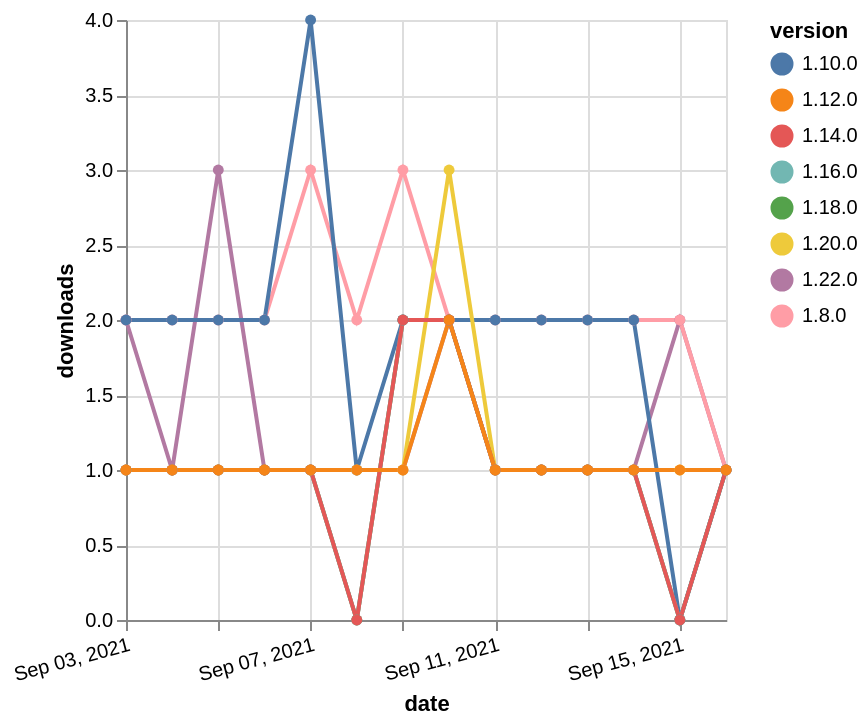

Describe this chart as a Vega-Lite specification.
### Vega-Lite specification from a JSON file in a GitHub repository (floating-point values rounded to 4 significant figures)
{"$schema": "https://vega.github.io/schema/vega-lite/v5.json", "description": "A simple bar chart with embedded data.", "data": {"values": [{"date": "2021-09-03", "total": 167, "delta": 1, "version": "1.18.0"}, {"date": "2021-09-04", "total": 168, "delta": 1, "version": "1.18.0"}, {"date": "2021-09-05", "total": 169, "delta": 1, "version": "1.18.0"}, {"date": "2021-09-06", "total": 170, "delta": 1, "version": "1.18.0"}, {"date": "2021-09-07", "total": 171, "delta": 1, "version": "1.18.0"}, {"date": "2021-09-08", "total": 171, "delta": 0, "version": "1.18.0"}, {"date": "2021-09-09", "total": 173, "delta": 2, "version": "1.18.0"}, {"date": "2021-09-10", "total": 175, "delta": 2, "version": "1.18.0"}, {"date": "2021-09-11", "total": 176, "delta": 1, "version": "1.18.0"}, {"date": "2021-09-12", "total": 177, "delta": 1, "version": "1.18.0"}, {"date": "2021-09-13", "total": 178, "delta": 1, "version": "1.18.0"}, {"date": "2021-09-14", "total": 179, "delta": 1, "version": "1.18.0"}, {"date": "2021-09-15", "total": 179, "delta": 0, "version": "1.18.0"}, {"date": "2021-09-16", "total": 180, "delta": 1, "version": "1.18.0"}, {"date": "2021-09-03", "total": 122, "delta": 2, "version": "1.22.0"}, {"date": "2021-09-04", "total": 123, "delta": 1, "version": "1.22.0"}, {"date": "2021-09-05", "total": 126, "delta": 3, "version": "1.22.0"}, {"date": "2021-09-06", "total": 127, "delta": 1, "version": "1.22.0"}, {"date": "2021-09-07", "total": 128, "delta": 1, "version": "1.22.0"}, {"date": "2021-09-08", "total": 129, "delta": 1, "version": "1.22.0"}, {"date": "2021-09-09", "total": 130, "delta": 1, "version": "1.22.0"}, {"date": "2021-09-10", "total": 132, "delta": 2, "version": "1.22.0"}, {"date": "2021-09-11", "total": 133, "delta": 1, "version": "1.22.0"}, {"date": "2021-09-12", "total": 134, "delta": 1, "version": "1.22.0"}, {"date": "2021-09-13", "total": 135, "delta": 1, "version": "1.22.0"}, {"date": "2021-09-14", "total": 136, "delta": 1, "version": "1.22.0"}, {"date": "2021-09-15", "total": 138, "delta": 2, "version": "1.22.0"}, {"date": "2021-09-16", "total": 139, "delta": 1, "version": "1.22.0"}, {"date": "2021-09-03", "total": 2325, "delta": 2, "version": "1.8.0"}, {"date": "2021-09-04", "total": 2327, "delta": 2, "version": "1.8.0"}, {"date": "2021-09-05", "total": 2329, "delta": 2, "version": "1.8.0"}, {"date": "2021-09-06", "total": 2331, "delta": 2, "version": "1.8.0"}, {"date": "2021-09-07", "total": 2334, "delta": 3, "version": "1.8.0"}, {"date": "2021-09-08", "total": 2336, "delta": 2, "version": "1.8.0"}, {"date": "2021-09-09", "total": 2339, "delta": 3, "version": "1.8.0"}, {"date": "2021-09-10", "total": 2341, "delta": 2, "version": "1.8.0"}, {"date": "2021-09-11", "total": 2343, "delta": 2, "version": "1.8.0"}, {"date": "2021-09-12", "total": 2345, "delta": 2, "version": "1.8.0"}, {"date": "2021-09-13", "total": 2347, "delta": 2, "version": "1.8.0"}, {"date": "2021-09-14", "total": 2349, "delta": 2, "version": "1.8.0"}, {"date": "2021-09-15", "total": 2351, "delta": 2, "version": "1.8.0"}, {"date": "2021-09-16", "total": 2352, "delta": 1, "version": "1.8.0"}, {"date": "2021-09-03", "total": 2388, "delta": 2, "version": "1.10.0"}, {"date": "2021-09-04", "total": 2390, "delta": 2, "version": "1.10.0"}, {"date": "2021-09-05", "total": 2392, "delta": 2, "version": "1.10.0"}, {"date": "2021-09-06", "total": 2394, "delta": 2, "version": "1.10.0"}, {"date": "2021-09-07", "total": 2398, "delta": 4, "version": "1.10.0"}, {"date": "2021-09-08", "total": 2399, "delta": 1, "version": "1.10.0"}, {"date": "2021-09-09", "total": 2401, "delta": 2, "version": "1.10.0"}, {"date": "2021-09-10", "total": 2403, "delta": 2, "version": "1.10.0"}, {"date": "2021-09-11", "total": 2405, "delta": 2, "version": "1.10.0"}, {"date": "2021-09-12", "total": 2407, "delta": 2, "version": "1.10.0"}, {"date": "2021-09-13", "total": 2409, "delta": 2, "version": "1.10.0"}, {"date": "2021-09-14", "total": 2411, "delta": 2, "version": "1.10.0"}, {"date": "2021-09-15", "total": 2411, "delta": 0, "version": "1.10.0"}, {"date": "2021-09-16", "total": 2412, "delta": 1, "version": "1.10.0"}, {"date": "2021-09-03", "total": 187, "delta": 1, "version": "1.20.0"}, {"date": "2021-09-04", "total": 188, "delta": 1, "version": "1.20.0"}, {"date": "2021-09-05", "total": 189, "delta": 1, "version": "1.20.0"}, {"date": "2021-09-06", "total": 190, "delta": 1, "version": "1.20.0"}, {"date": "2021-09-07", "total": 191, "delta": 1, "version": "1.20.0"}, {"date": "2021-09-08", "total": 192, "delta": 1, "version": "1.20.0"}, {"date": "2021-09-09", "total": 193, "delta": 1, "version": "1.20.0"}, {"date": "2021-09-10", "total": 196, "delta": 3, "version": "1.20.0"}, {"date": "2021-09-11", "total": 197, "delta": 1, "version": "1.20.0"}, {"date": "2021-09-12", "total": 198, "delta": 1, "version": "1.20.0"}, {"date": "2021-09-13", "total": 199, "delta": 1, "version": "1.20.0"}, {"date": "2021-09-14", "total": 200, "delta": 1, "version": "1.20.0"}, {"date": "2021-09-15", "total": 201, "delta": 1, "version": "1.20.0"}, {"date": "2021-09-16", "total": 202, "delta": 1, "version": "1.20.0"}, {"date": "2021-09-03", "total": 187, "delta": 1, "version": "1.16.0"}, {"date": "2021-09-04", "total": 188, "delta": 1, "version": "1.16.0"}, {"date": "2021-09-05", "total": 189, "delta": 1, "version": "1.16.0"}, {"date": "2021-09-06", "total": 190, "delta": 1, "version": "1.16.0"}, {"date": "2021-09-07", "total": 191, "delta": 1, "version": "1.16.0"}, {"date": "2021-09-08", "total": 191, "delta": 0, "version": "1.16.0"}, {"date": "2021-09-09", "total": 193, "delta": 2, "version": "1.16.0"}, {"date": "2021-09-10", "total": 195, "delta": 2, "version": "1.16.0"}, {"date": "2021-09-11", "total": 196, "delta": 1, "version": "1.16.0"}, {"date": "2021-09-12", "total": 197, "delta": 1, "version": "1.16.0"}, {"date": "2021-09-13", "total": 198, "delta": 1, "version": "1.16.0"}, {"date": "2021-09-14", "total": 199, "delta": 1, "version": "1.16.0"}, {"date": "2021-09-15", "total": 199, "delta": 0, "version": "1.16.0"}, {"date": "2021-09-16", "total": 200, "delta": 1, "version": "1.16.0"}, {"date": "2021-09-03", "total": 192, "delta": 1, "version": "1.14.0"}, {"date": "2021-09-04", "total": 193, "delta": 1, "version": "1.14.0"}, {"date": "2021-09-05", "total": 194, "delta": 1, "version": "1.14.0"}, {"date": "2021-09-06", "total": 195, "delta": 1, "version": "1.14.0"}, {"date": "2021-09-07", "total": 196, "delta": 1, "version": "1.14.0"}, {"date": "2021-09-08", "total": 196, "delta": 0, "version": "1.14.0"}, {"date": "2021-09-09", "total": 198, "delta": 2, "version": "1.14.0"}, {"date": "2021-09-10", "total": 200, "delta": 2, "version": "1.14.0"}, {"date": "2021-09-11", "total": 201, "delta": 1, "version": "1.14.0"}, {"date": "2021-09-12", "total": 202, "delta": 1, "version": "1.14.0"}, {"date": "2021-09-13", "total": 203, "delta": 1, "version": "1.14.0"}, {"date": "2021-09-14", "total": 204, "delta": 1, "version": "1.14.0"}, {"date": "2021-09-15", "total": 204, "delta": 0, "version": "1.14.0"}, {"date": "2021-09-16", "total": 205, "delta": 1, "version": "1.14.0"}, {"date": "2021-09-03", "total": 249, "delta": 1, "version": "1.12.0"}, {"date": "2021-09-04", "total": 250, "delta": 1, "version": "1.12.0"}, {"date": "2021-09-05", "total": 251, "delta": 1, "version": "1.12.0"}, {"date": "2021-09-06", "total": 252, "delta": 1, "version": "1.12.0"}, {"date": "2021-09-07", "total": 253, "delta": 1, "version": "1.12.0"}, {"date": "2021-09-08", "total": 254, "delta": 1, "version": "1.12.0"}, {"date": "2021-09-09", "total": 255, "delta": 1, "version": "1.12.0"}, {"date": "2021-09-10", "total": 257, "delta": 2, "version": "1.12.0"}, {"date": "2021-09-11", "total": 258, "delta": 1, "version": "1.12.0"}, {"date": "2021-09-12", "total": 259, "delta": 1, "version": "1.12.0"}, {"date": "2021-09-13", "total": 260, "delta": 1, "version": "1.12.0"}, {"date": "2021-09-14", "total": 261, "delta": 1, "version": "1.12.0"}, {"date": "2021-09-15", "total": 262, "delta": 1, "version": "1.12.0"}, {"date": "2021-09-16", "total": 263, "delta": 1, "version": "1.12.0"}]}, "width": "container", "mark": {"type": "line", "point": {"filled": true}}, "encoding": {"x": {"field": "date", "type": "temporal", "timeUnit": "yearmonthdate", "title": "date", "axis": {"labelAngle": -15}}, "y": {"field": "delta", "type": "quantitative", "title": "downloads"}, "color": {"field": "version", "type": "nominal"}, "tooltip": {"field": "delta"}}}
